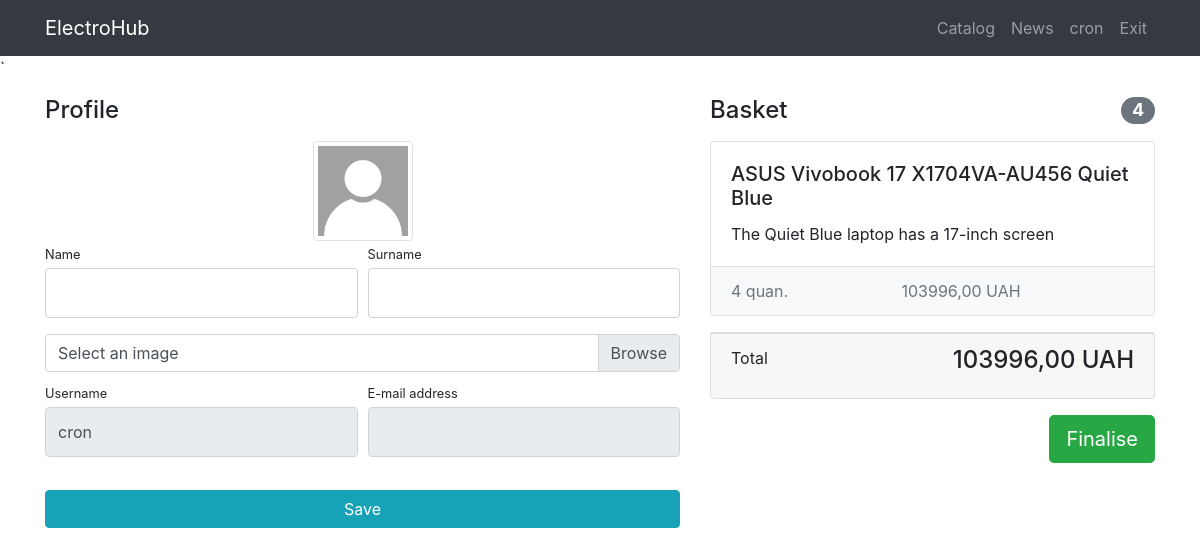
Before: /users/profile/ (signed in) with the older database file.
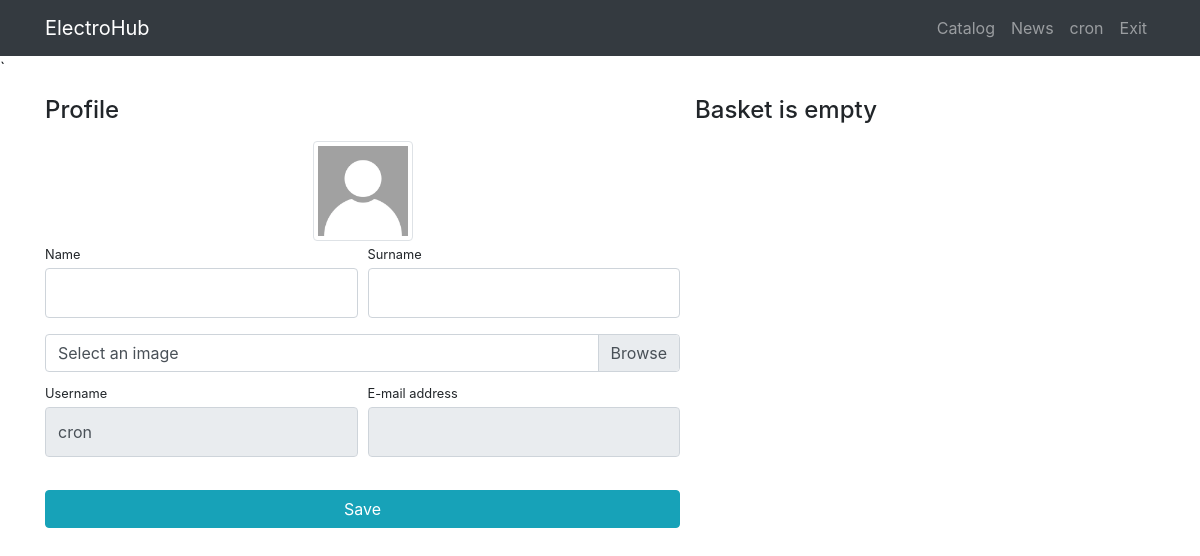
After: the same page with the newer database file.
### products/models.py (models this page shows, shortened)
class Basket(models.Model):
    user = models.ForeignKey(User, on_delete=models.CASCADE)
    product = models.ForeignKey(Product, on_delete=models.CASCADE)
    quantity = models.PositiveIntegerField(default=0)
    created_timestap = models.DateTimeField(auto_now_add=True)
    def sum(self):
        res = self.quantity * self.product.price
        return res

class Product(models.Model):
    name = models.CharField(max_length=256)
    image = models.ImageField(upload_to='products_images', blank=True)
    description = models.TextField(blank=True)
    short_description = models.CharField(max_length=64, blank=True)
    price = models.DecimalField(max_digits=8, decimal_places=2, default=0)
    quantity = models.PositiveBigIntegerField(default=0)
    category = models.ForeignKey(ProductCategory, on_delete=models.CASCADE)

### users/views.py (the view)
# urls.py: path('profile/',profile,name= 'profile'),
def profile(request):
    user = request.user
    if request.method == 'POST':
        form = UserProfileForm(data=request.POST, instance=user, files=request.FILES)
        if form.is_valid():
            form.save()
            return HttpResponseRedirect(reverse('users:profile'))
    else:
        form = UserProfileForm(instance=user)
    baskets = Basket.objects.filter(user=user)
    total_quantity = sum(basket.quantity for basket in baskets)
    total_sum = sum(basket.sum() for basket in baskets)
    context = {'title': 'ElectroHub - Profile',
               'form': form,
               'baskets': baskets,
               'total_quantity': total_quantity,
               'total_sum': total_sum}
    return render(request, 'users/profile.html', context)

### users/forms.py
class UserProfileForm(UserChangeForm):
    username = forms.CharField(widget=forms.TextInput(attrs={'readonly': True}))
    email = forms.CharField(widget=forms.EmailInput(attrs={'readonly': True}))
    image = forms.ImageField(widget=forms.FileInput(), required=False)
    class Meta:
        model = User
        fields = ('username', 'email', "first_name", 'last_name', 'image')
    def __init__(self, *args, **kwargs):
        super(UserProfileForm, self).__init__(*args, **kwargs)
        for field_name, field in self.fields.items():
            field.widget.attrs['class'] = "form-control py-4"
        self.fields['image'].widget.attrs['class'] = 'custom-file-input'

### users/templates/users/profile.html (shortened to what this page needs)
{%extends 'products/base.html'%}
{%load static%}
{%block css%}
    <link href="{%static 'css/profile.css'%}" rel="stylesheet">
{%endblock%}
{%block content%}
<div class="container">
    <div class="row">
        <div class="col-lg-7">
            <h4 class="mt-3 mb-3">Profile</h4>
            <div class="col-lg-12 text-center">
                <img width="100" height="100"
                     src="{%if user.image%} {{user.image.url}} {%else %} {% static 'vendor/img/users/default_ava.jpg'%} {%endif%}"
                     class="img-thumbnail">
            </div>
            <form action="{%url 'users:profile'  %} " method="post" enctype="multipart/form-data">
                <div class="form-row">
                    <div class="col-lg-6">
                        <div class="form-group">
                            <label class="small mb-1" for="{{form.first_name.id_for_label}}">Name</label>
                            {{form.first_name}}
                        </div>
                    </div>
                    <div class="col-lg-6">
                        <div class="form-group">
                            <label class="small mb-1" for="{{form.last_name.id_for_label}}">Surname</label>
                            {{form.last_name}}
                        </div>
                    </div>
                </div>
                <div class="form-row mb-2">
                    <div class="col-lg-12">
                        <div class="custom-file">
                            <label class="custom-file-label" for="{{form.image.id_for_label}}">Select an image
                            </label>
                        </div>
                    </div>
                </div>
                <div class="form-row">
                    <div class="col-lg-6">
                        <label class="small mb-1" for="{{form.username.id_for_label}}">Username</label>
                        {{form.username}}
                    </div>
                    <div class="col-lg-6">
                        <label class="small mb-1" for="{{form.email.id_for_label}}">E-mail address</label>
                        {{form.email}}
                    </div>
                </div>
                <div class="form-row">
                    <div class="col-lg-12" style="margin-top: 33px;">
                        <input class="btn btn-info btn-block" type="submit" value="Save">
                    </div>
                </div>
            </form>
        </div>
        {%include 'products/basket.html'%}
    </div>
</div>
{%endblock%}

### products/templates/products/basket.html (shortened to what this page needs)
{%if baskets%}
    <div class="col-lg-5">
        <h4 class="mt-3 mb-3 d-flex justify-content-between align-items-center mb-3">
            Basket <span class="badge badge-secondary badge-pill">{{total_quantity}}</span>
        </h4>
        {%for basket in baskets%}
            <div class="card mb-3">
                <div class="card-body">
                    <h5 class="card-title">{{basket.product.name}}</h5>
                    <p class="card-text">{{basket.product.short_description}}</p>
                </div>
                <ul class="list-group list-group-flush">
                    <li class="list-group-item d-flex justify-content-between lh-condensed bg-light">
                        <span class="text-muted">{{basket.quantity}} quan.</span>
                        <span class="text-muted">{{basket.sum}} UAH</span>
                    </li>
                </ul>
            </div>
        {%endfor%}
        <div class="card mb-3">
            <div class="card-footer">
                <p class="float-left">Total </p>
                <h4 class="float-right">{{total_sum}} UAH</h4>
            </div>
        </div>
        <button type="button" class="btn btn-success btn-lg float-right">Finalise</button>
    </div>
{%else%}
<h4 class="mt-3 mb-3 text-center">
    Basket is empty
</h4>
{%endif%}

Changed rows visible on the page:
removed Basket: product.name "ASUS Vivobook 17 X1704VA-AU456 Quiet Blue", product.short_description "The Quiet Blue laptop has a 17-inch screen", quantity "4", sum "103996,00"
Other visible differences:
{{ total_quantity }}: "4" → (not shown)
{{ total_sum }}: "103996,00" → (not shown)
text no longer shown: "Basket Total UAH Finalise"
text now shown: "Basket is empty"
